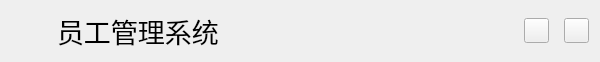
<?xml version="1.0" encoding="UTF-8"?>
<ui version="4.0">
 <class>Titlebar</class>
 <widget class="QWidget" name="Titlebar">
  <property name="geometry">
   <rect>
    <x>0</x>
    <y>0</y>
    <width>600</width>
    <height>50</height>
   </rect>
  </property>
  <property name="windowTitle">
   <string>Form</string>
  </property>
  <layout class="QGridLayout" name="gridLayout_2">
   <item row="0" column="0">
    <layout class="QGridLayout" name="gridLayout">
     <item row="0" column="3">
      <layout class="QHBoxLayout" name="horizontalLayout">
       <property name="spacing">
        <number>15</number>
       </property>
       <item>
        <widget class="QPushButton" name="MiniBtn">
         <property name="minimumSize">
          <size>
           <width>25</width>
           <height>25</height>
          </size>
         </property>
         <property name="maximumSize">
          <size>
           <width>25</width>
           <height>25</height>
          </size>
         </property>
         <property name="styleSheet">
          <string notr="true">border-image: url(:/img/Minimize.svg);</string>
         </property>
         <property name="text">
          <string/>
         </property>
        </widget>
       </item>
       <item>
        <widget class="QPushButton" name="CloseBtn">
         <property name="minimumSize">
          <size>
           <width>25</width>
           <height>25</height>
          </size>
         </property>
         <property name="maximumSize">
          <size>
           <width>25</width>
           <height>25</height>
          </size>
         </property>
         <property name="styleSheet">
          <string notr="true"/>
         </property>
         <property name="text">
          <string/>
         </property>
        </widget>
       </item>
      </layout>
     </item>
     <item row="0" column="2">
      <spacer name="horizontalSpacer">
       <property name="orientation">
        <enum>Qt::Horizontal</enum>
       </property>
       <property name="sizeHint" stdset="0">
        <size>
         <width>40</width>
         <height>20</height>
        </size>
       </property>
      </spacer>
     </item>
     <item row="0" column="0">
      <widget class="QLabel" name="LogoLable">
       <property name="minimumSize">
        <size>
         <width>40</width>
         <height>40</height>
        </size>
       </property>
       <property name="maximumSize">
        <size>
         <width>40</width>
         <height>40</height>
        </size>
       </property>
       <property name="styleSheet">
        <string notr="true">border-image: url(:/img/Logo.png);</string>
       </property>
       <property name="text">
        <string/>
       </property>
      </widget>
     </item>
     <item row="0" column="1">
      <widget class="QLabel" name="Namelabel">
       <property name="minimumSize">
        <size>
         <width>180</width>
         <height>30</height>
        </size>
       </property>
       <property name="maximumSize">
        <size>
         <width>180</width>
         <height>30</height>
        </size>
       </property>
       <property name="font">
        <font>
         <family>楷体</family>
         <pointsize>20</pointsize>
        </font>
       </property>
       <property name="text">
        <string>员工管理系统</string>
       </property>
      </widget>
     </item>
    </layout>
   </item>
  </layout>
 </widget>
 <resources/>
 <connections/>
</ui>
